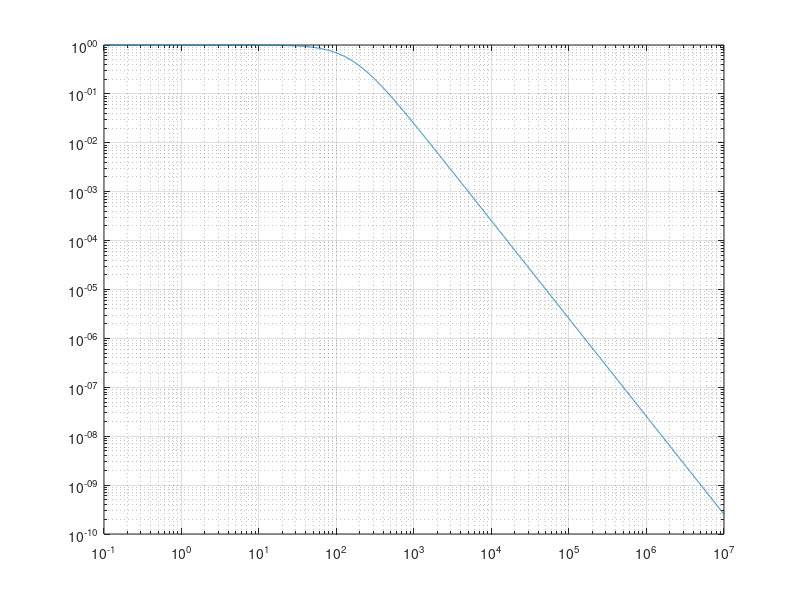

The MATLAB script that drew this image:
%
% Simulate PWM output
%

clock_freq = 250e6;
pwm_bit_depth = 10;
pwm_freq = clock_freq/2^pwm_bit_depth;
gain = 9.3;
Vin_peak = 0.8;

f = logspace(-1,7,1e4);
w = 2*pi*f;

R1 = 100;
C1 = 8.2e-9 + 10e-6;
R2 = 1e3;
Resr = 0*2.478;
C2 = 1e-6;
C3 = 0e-6;

ZC1 = 1./(1i*w*C1);
ZC2 = (1 + 1i*w*Resr*C2)./(1i*w*C2);
ZC2 = (1./ZC2 + 1i*w*C3).^-1;

H = ZC1.*ZC2./(R1.*ZC1 + (R1 + ZC1).*(R2 + ZC2));
H1 = ZC1./(R1 + ZC1).*(1 - ZC1.*R1./(R1.*ZC1 + (R1 + ZC1).*(R2 + ZC2)));

g = @(x) Vin_peak*gain*abs(interp1(f,H,x,'pchip'));
g1 = @(x) Vin_peak*gain*abs(interp1(f,H1,x,'pchip'));

%%
figure(2);%clf;
loglog(f,abs(H));
hold on;
grid on;

fprintf('Amplitude at PWM freq is %.3f mV\n',1e3*g(pwm_freq));